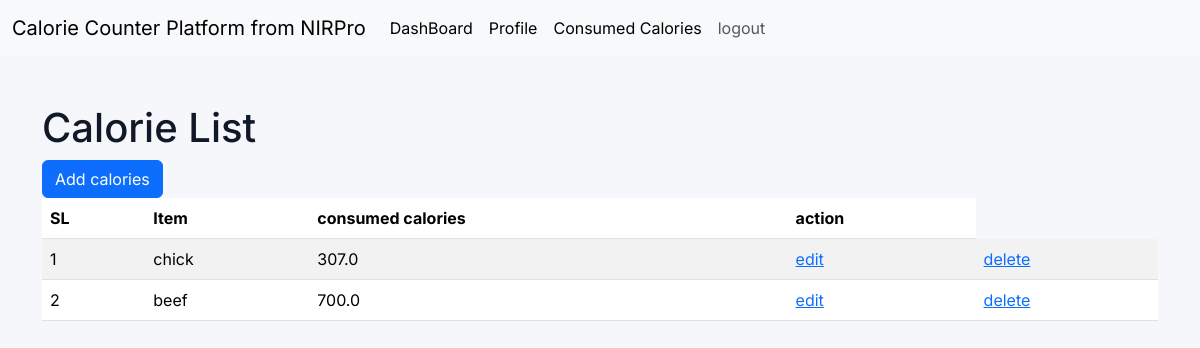
The app's page /calorie-list/ (signed in) with its own data.
### CC_app/models.py (models this page shows, shortened)
class ConsumedCalories(models.Model):
    item_name= models.CharField(max_length=200,null=True)
    calorie = models.FloatField(null=True)
    created_by=models.DateField(auto_now_add=True,null=True)
    consumed_by=models.ForeignKey(
        User,
        on_delete=models.CASCADE,
        null=True,
        related_name='user_calorie'
    )

### CC_app/views.py (the view)
# urls.py: path('calorie-list/',calorie_list,name='calorie_list'),
def calorie_list(request):
    consumed_data = ConsumedCalories.objects.filter(consumed_by=request.user)
    context={
        'consumed_data' : consumed_data
    }
    return render(request,'calorie_list.html',context)

### CC_app/templates/calorie_list.html (shortened to what this page needs)
{% extends 'master/base.html' %}
{% block content %}
<h1>Calorie List</h1>
<a href="{% url 'add_calorie' %}" class="btn btn-primary">Add calories</a>
<table class="table table-striped">
    <thead>
        <tr>
            <th>SL</th>
            <th>Item</th>
            <th>consumed calories</th>
            <th>action</th>
        </tr>
    </thead>
    <tbody>
        {% for data in consumed_data  %}
        <tr>
            <td>{{forloop.counter}}</td>
            <td>{{data.item_name}}</td>
            <td>{{data.calorie}}</td>
            <td><a href="{% url 'update_calorie' data.id %}">edit</a></td>
            <td><a href="{% url 'delete_calorie' data.id%}">delete</a></td>
        </tr>
        {% endfor %}
    </tbody>
</table>
{% endblock content %}

### CC_app/static/css/style.css (style rules this page uses)
body { background: #f5f7fb; font-family: 'Inter', sans-serif; color: #111827; }

### records on screen
ConsumedCalories: item_name "chick", calorie "307.0"
ConsumedCalories: item_name "beef", calorie "700.0"
